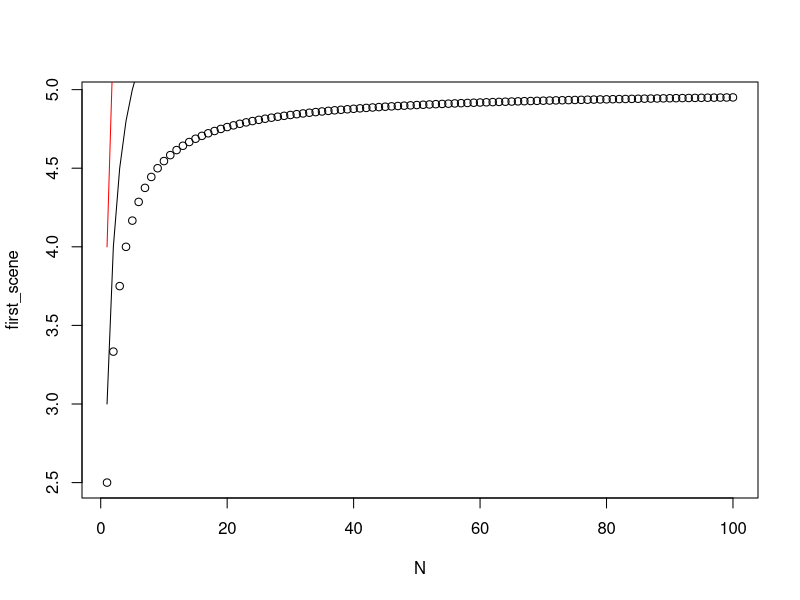
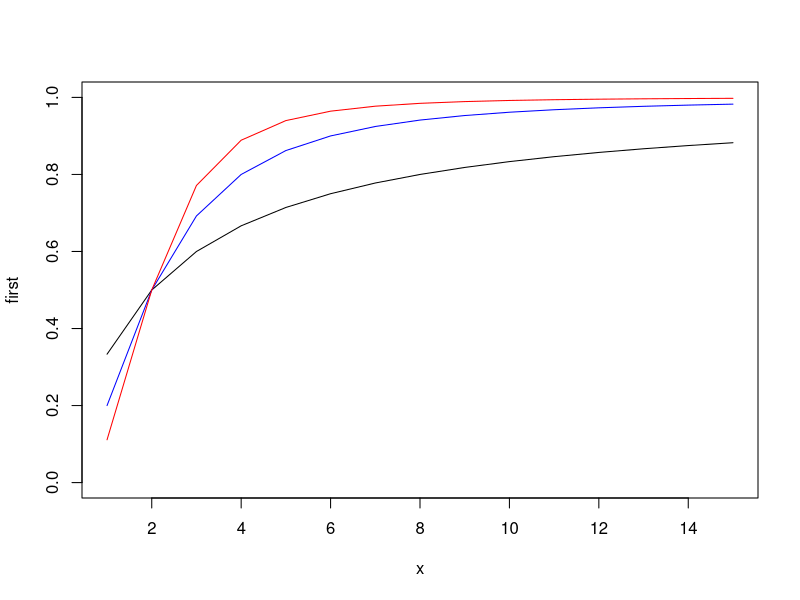
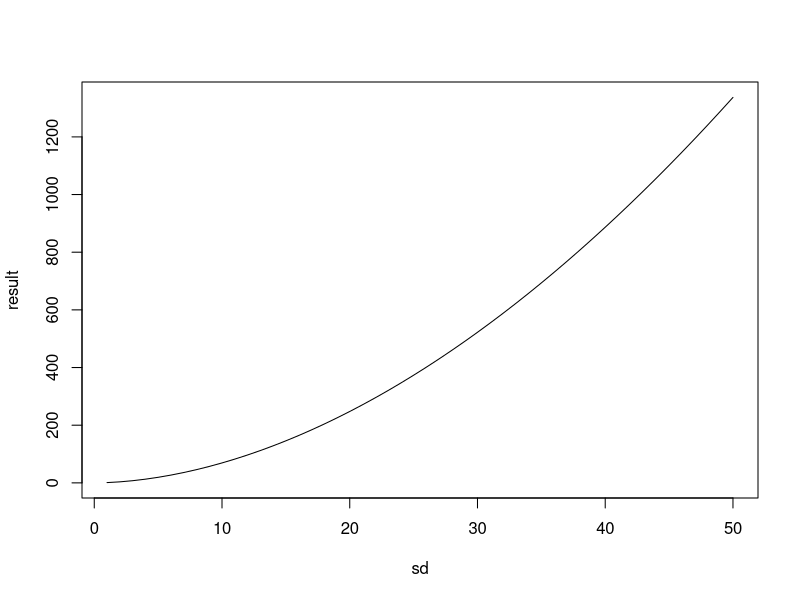
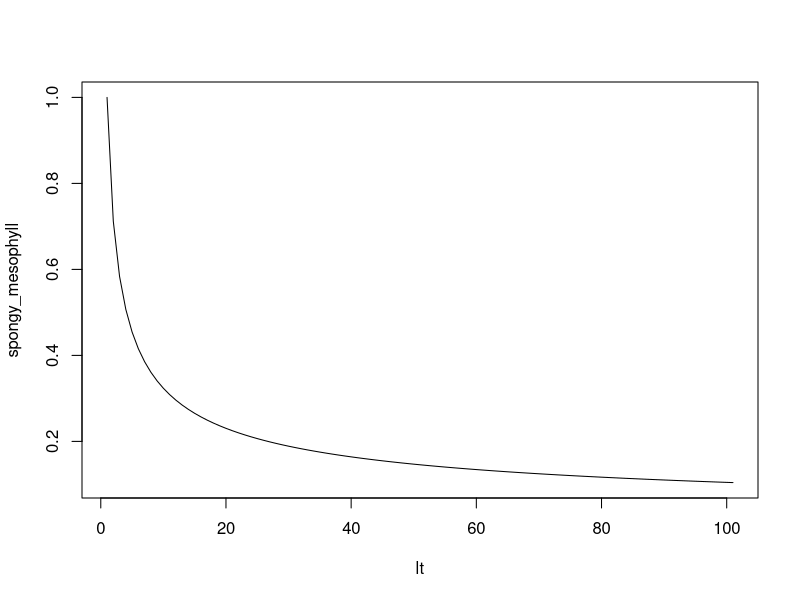
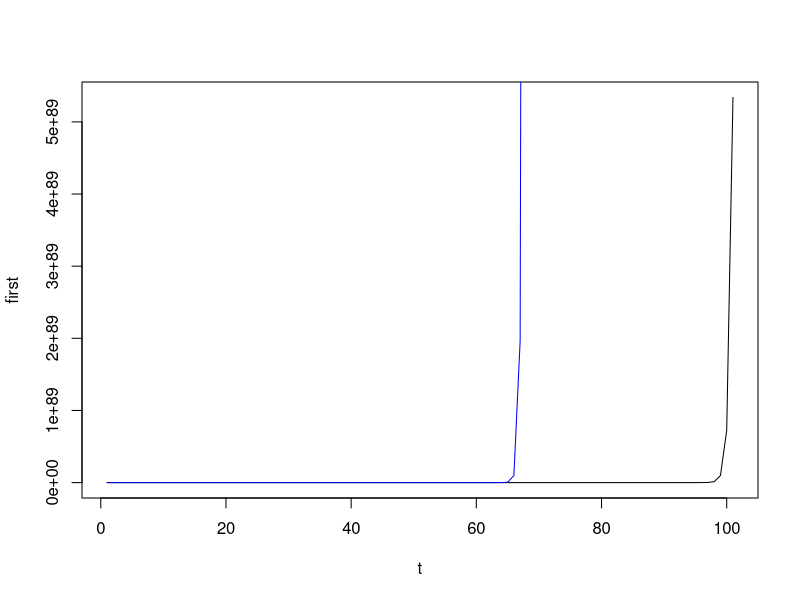
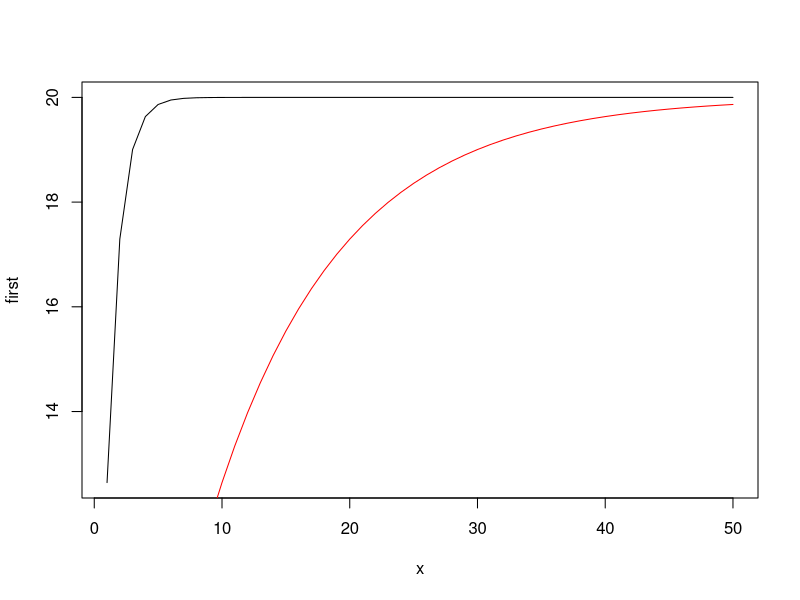

Here is the R script that generated these plots, in order:
#3
r <- function(a,N,K){
  r <- (a * N) / (K + N)
  return(r)
}

N = seq(1,100)

first_scene <- r(5,N,1)
second_scene <- r(6,N,1)
third_scene <- r(8,N,1)

plot(first_scene~N)
lines(second_scene~N)
lines(third_scene~N, col="red")

#4
f <- function(n,b,x){
  f <- (x ^ n) / ((b ^ n) + (x ^ n))
  return(f)
}

x = seq(1:15)

first <- f(1,2,x)
second <- f(2,2,x)
third <- f(3,2,x)

plot(first~x, type='l', ylim=c(0,1))
lines(second~x, col="blue")
lines(third~x, col = "red")

#5
leaf_area <- function(stem_diameter){
  la <- sd ^ 1.84
  return(la)
}

sd <-seq(1:50)
result <- leaf_area(sd)

plot(result~sd, type="l")

volume_fraction <- function(leaf_thickness){
  vf <- lt ^ -0.49
  return(vf)
}

lt <- seq(0:100)

spongy_mesophyll <- volume_fraction(lt)

plot(spongy_mesophyll~lt, type="l")

#7
intrinsic <- function(N0,r,t){
  N_t <- N0 * exp(r * t)
  return(N_t)
}

t <- seq(0:100)

first <- intrinsic(100,2,t)
second <- intrinsic(100,3,t)

plot(first~t,type='l')
lines(second~t,col="blue")

#8
v_b <- function(x,k,L_inf){
  L <- L_inf * (1 - exp(-k * x))
  return(L)
}

x <- seq(1:50)

first <- v_b(x,1,20)
second <- v_b(x,0.1,20)

plot(first ~ x, type='l')
lines(second ~ x, col='red')








